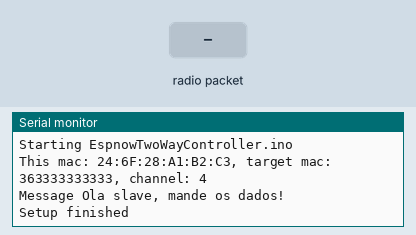
A sketch run on a simulated ESP8266 (NodeMCU). On the bench: the last lines printed to the serial monitor. Inputs (shaded band) come from the test bench. WiFi joins after 1.5 s; servers stay silent unless stated; no MQTT or app messages arrive unless stated. At 7.6 s the program restarts the board; the recording ends there.

Above: at 1.2 s.
1.3 s: radio packet "1" arrives
At 2.5 s:
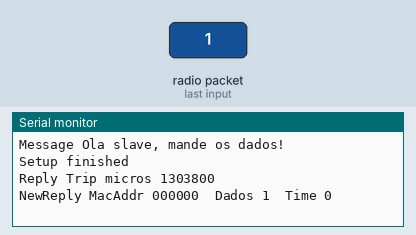
2.8 s: radio packet "0" arrives
At 2.97 s:
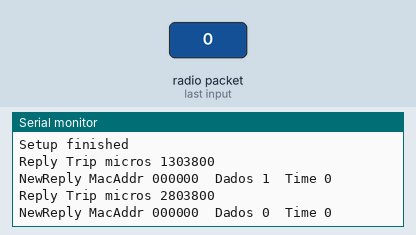

Measured:
- after the input at 1.3 s, the serial monitor: prints a new line at once (image 1)
- after the input at 2.8 s, the serial monitor: prints a new line at once (image 2)

The sketch:

Master.ino
```cpp
// a minimal program derived from
//          https://github.com/HarringayMakerSpace/ESP-Now

// This is the program that sends the data and receives the reply to sent it to the MQTT.

//=============

#include <ESP8266WiFi.h>
#include <PubSubClient.h>
#include <Adafruit_HDC1000.h>

extern "C" {
#include <espnow.h>
}

// this is the MAC Address of the slave which receives these sensor readings
uint8_t remoteMac[] = {0x36, 0x33, 0x33, 0x33, 0x33, 0x33};
uint8_t mac[] = {0x36, 0x33, 0x33, 0x33, 0x33, 0x33};

#define WIFI_CHANNEL 4
// must match slave struct
struct __attribute__((packed)) DataStruct {
  char text[32];
  unsigned long time;
};

WiFiClient espClient;
PubSubClient client(espClient);
Adafruit_HDC1000 hdc = Adafruit_HDC1000();

DataStruct sendingData;

DataStruct receivedData;
// receivedData could use a completely different struct as long as it matches
//   the reply that is sent by the slave
const char* wifi_ssid = "******";
const char* wifi_password = "******";
#define mqtt_server "iot.eclipse.org"
unsigned long lastSentMillis;
unsigned long sendIntervalMillis = 1000;
unsigned long sentMicros;
unsigned long ackMicros;
unsigned long replyMicros;

unsigned long counter = 0;

boolean messageReceived = false;
char dados[32];

//==============

void setup() {
  Serial.begin(115200); Serial.println();
  Serial.println("Starting EspnowTwoWayController.ino");

  WiFi.mode(WIFI_STA); // Station mode for esp-now controller
  wifi_set_macaddr(SOFTAP_IF, &mac[0]);
  WiFi.disconnect();

  Serial.printf("This mac: %s, ", WiFi.macAddress().c_str());
  Serial.printf("target mac: %02x%02x%02x%02x%02x%02x", remoteMac[0], remoteMac[1], remoteMac[2], remoteMac[3], remoteMac[4], remoteMac[5]);
  Serial.printf(", channel: %i\n", WIFI_CHANNEL);

  if (esp_now_init() != 0) {
    Serial.println("*** ESP_Now init failed");
    ESP.restart();
    while (true) {};
  }
  // role set to COMBO so it can send and receive - not sure this is essential
  esp_now_set_self_role(ESP_NOW_ROLE_COMBO);

  esp_now_add_peer(remoteMac, ESP_NOW_ROLE_COMBO, WIFI_CHANNEL, NULL, 0);


  esp_now_register_send_cb(sendCallBackFunction);
  esp_now_register_recv_cb(receiveCallBackFunction);

  strcpy(sendingData.text, "Ola slave, mande os dados!");
  Serial.print("Message "); Serial.println(sendingData.text);

  Serial.println("Setup finished");

}

void setup_wifi() {
  delay(10);
  // We start by connecting to a WiFi network
  Serial.println();
  Serial.print("Connecting to ");
  Serial.println(wifi_ssid);

  WiFi.begin(wifi_ssid, wifi_password);

  while (WiFi.status() != WL_CONNECTED) {
    delay(500);
    Serial.print(".");
  }

  Serial.println("");
  Serial.println("WiFi connected");
  Serial.printf("IP address: ");
  Serial.println(WiFi.localIP());
}

void reconnect() {
  // Loop until we're reconnected
  while (!client.connected()) {
    Serial.print("Attempting MQTT connection...");
    // Attempt to connect
    // If you do not want to use a username and password, change next line to
    if (client.connect("ESP8266Client")) {
      Serial.println("connected");
      // publish Slave data to MQTT
      client.publish("mc857/topic", dados);
    } else {
      Serial.print("failed, rc=");
      Serial.print(client.state());
      Serial.println(" try again in 5 seconds");
      // Wait 5 seconds before retrying
      delay(5000);
    }
  }
}

//==============

void loop() {
  while (!messageReceived) {
    sendData();
    delay(3000);
  }
  if (!client.connected()) {
    setup_wifi();
    Serial.println("reconnect");
    client.setServer(mqtt_server, 1883);
    reconnect();
  }

  client.loop();
  Serial.printf("Dados publicados no MQTT");
  WiFi.disconnect();
  counter = counter + 1;
  delay(3000);
  messageReceived = false;
  ESP.restart();
}

//==============

void sendData() {
  if (millis() - lastSentMillis >= sendIntervalMillis) {
    lastSentMillis += sendIntervalMillis;
    sendingData.time = millis();
    uint8_t byteArray[sizeof(sendingData)];
    memcpy(byteArray, &sendingData, sizeof(sendingData));
    sentMicros = micros();
    esp_now_send(NULL, byteArray, sizeof(sendingData)); // NULL means send to all peers
    Serial.println("Loop sent data");
  }
}

//==============

void sendCallBackFunction(uint8_t* mac, uint8_t sendStatus) {
  ackMicros = micros();
  Serial.print("Trip micros "); Serial.println(ackMicros - sentMicros);
  Serial.printf("Send status = %i", sendStatus);
  Serial.println();
}

//================

void receiveCallBackFunction(uint8_t *senderMac, uint8_t *incomingData, uint8_t len) {
  replyMicros = micros();
  Serial.print("Reply Trip micros "); Serial.println(replyMicros - sentMicros);
  memcpy(&receivedData, incomingData, sizeof(receivedData));
  Serial.print("NewReply ");
  Serial.print("MacAddr ");
  for (byte n = 0; n < 6; n++) {
    Serial.print (senderMac[n], HEX);
  }
//  Serial.print("  MsgLen ");
//  Serial.print(len);
  Serial.print("  Dados ");
  Serial.print(receivedData.text);
  strcpy(dados, receivedData.text);

  Serial.print("  Time ");
  Serial.print(receivedData.time);
  Serial.println();
  Serial.println();

  messageReceived = true;
}
```
